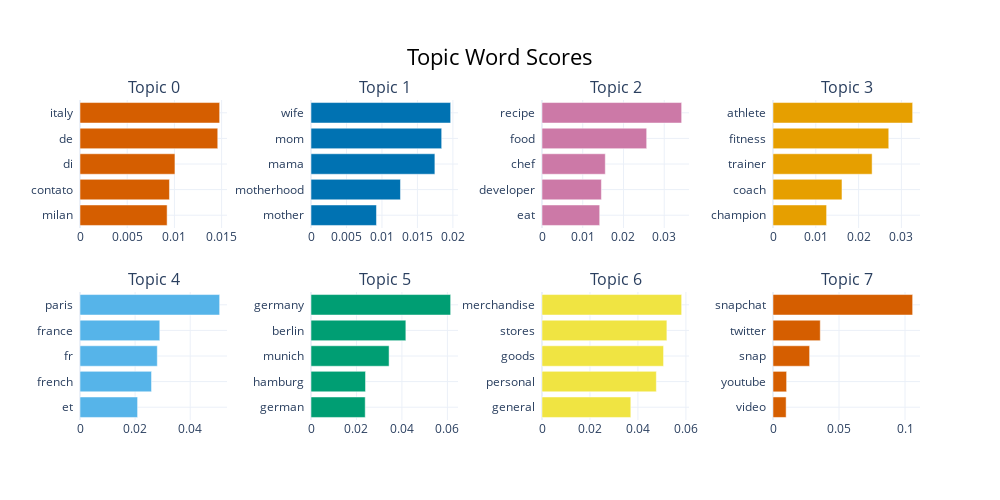

The code cell stored with this chart in its notebook:
### Code cell
topic_model.visualize_barchart()

### Figure 1 — Plotly figure (JSON) as saved in the notebook; plotly's stock layout.template omitted (floating-point values rounded to 4 significant figures)
{"data": [{"marker": {"color": "#D55E00"}, "orientation": "h", "x": [0.009228, 0.009475, 0.01006, 0.01459, 0.01479], "y": ["milan  ", "contato  ", "di  ", "de  ", "italy  "], "type": "bar", "xaxis": "x", "yaxis": "y"}, {"marker": {"color": "#0072B2"}, "orientation": "h", "x": [0.009229, 0.01261, 0.01746, 0.01842, 0.01968], "y": ["mother  ", "motherhood  ", "mama  ", "mom  ", "wife  "], "type": "bar", "xaxis": "x2", "yaxis": "y2"}, {"marker": {"color": "#CC79A7"}, "orientation": "h", "x": [0.01416, 0.01458, 0.01554, 0.0257, 0.03428], "y": ["eat  ", "developer  ", "chef  ", "food  ", "recipe  "], "type": "bar", "xaxis": "x3", "yaxis": "y3"}, {"marker": {"color": "#E69F00"}, "orientation": "h", "x": [0.01252, 0.01612, 0.02316, 0.02704, 0.03263], "y": ["champion  ", "coach  ", "trainer  ", "fitness  ", "athlete  "], "type": "bar", "xaxis": "x4", "yaxis": "y4"}, {"marker": {"color": "#56B4E9"}, "orientation": "h", "x": [0.02091, 0.02596, 0.02806, 0.02896, 0.05069], "y": ["et  ", "french  ", "fr  ", "france  ", "paris  "], "type": "bar", "xaxis": "x5", "yaxis": "y5"}, {"marker": {"color": "#009E73"}, "orientation": "h", "x": [0.02385, 0.02398, 0.03434, 0.04172, 0.06143], "y": ["german  ", "hamburg  ", "munich  ", "berlin  ", "germany  "], "type": "bar", "xaxis": "x6", "yaxis": "y6"}, {"marker": {"color": "#F0E442"}, "orientation": "h", "x": [0.03703, 0.04768, 0.05068, 0.05207, 0.05823], "y": ["general  ", "personal  ", "goods  ", "stores  ", "merchandise  "], "type": "bar", "xaxis": "x7", "yaxis": "y7"}, {"marker": {"color": "#D55E00"}, "orientation": "h", "x": [0.009946, 0.01031, 0.02774, 0.03581, 0.1058], "y": ["video  ", "youtube  ", "snap  ", "twitter  ", "snapchat  "], "type": "bar", "xaxis": "x8", "yaxis": "y8"}], "layout": {"xaxis": {"anchor": "y", "domain": [0.0, 0.175], "showgrid": true}, "yaxis": {"anchor": "x", "domain": [0.6, 1.0], "showgrid": true}, "xaxis2": {"anchor": "y2", "domain": [0.275, 0.45], "showgrid": true}, "yaxis2": {"anchor": "x2", "domain": [0.6, 1.0], "showgrid": true}, "xaxis3": {"anchor": "y3", "domain": [0.55, 0.725], "showgrid": true}, "yaxis3": {"anchor": "x3", "domain": [0.6, 1.0], "showgrid": true}, "xaxis4": {"anchor": "y4", "domain": [0.825, 1.0], "showgrid": true}, "yaxis4": {"anchor": "x4", "domain": [0.6, 1.0], "showgrid": true}, "xaxis5": {"anchor": "y5", "domain": [0.0, 0.175], "showgrid": true}, "yaxis5": {"anchor": "x5", "domain": [0.0, 0.4], "showgrid": true}, "xaxis6": {"anchor": "y6", "domain": [0.275, 0.45], "showgrid": true}, "yaxis6": {"anchor": "x6", "domain": [0.0, 0.4], "showgrid": true}, "xaxis7": {"anchor": "y7", "domain": [0.55, 0.725], "showgrid": true}, "yaxis7": {"anchor": "x7", "domain": [0.0, 0.4], "showgrid": true}, "xaxis8": {"anchor": "y8", "domain": [0.825, 1.0], "showgrid": true}, "yaxis8": {"anchor": "x8", "domain": [0.0, 0.4], "showgrid": true}, "annotations": [{"font": {"size": 16}, "showarrow": false, "text": "Topic 0", "x": 0.0875, "xanchor": "center", "xref": "paper", "y": 1.0, "yanchor": "bottom", "yref": "paper"}, {"font": {"size": 16}, "showarrow": false, "text": "Topic 1", "x": 0.3625, "xanchor": "center", "xref": "paper", "y": 1.0, "yanchor": "bottom", "yref": "paper"}, {"font": {"size": 16}, "showarrow": false, "text": "Topic 2", "x": 0.6375, "xanchor": "center", "xref": "paper", "y": 1.0, "yanchor": "bottom", "yref": "paper"}, {"font": {"size": 16}, "showarrow": false, "text": "Topic 3", "x": 0.9125, "xanchor": "center", "xref": "paper", "y": 1.0, "yanchor": "bottom", "yref": "paper"}, {"font": {"size": 16}, "showarrow": false, "text": "Topic 4", "x": 0.0875, "xanchor": "center", "xref": "paper", "y": 0.4, "yanchor": "bottom", "yref": "paper"}, {"font": {"size": 16}, "showarrow": false, "text": "Topic 5", "x": 0.3625, "xanchor": "center", "xref": "paper", "y": 0.4, "yanchor": "bottom", "yref": "paper"}, {"font": {"size": 16}, "showarrow": false, "text": "Topic 6", "x": 0.6375, "xanchor": "center", "xref": "paper", "y": 0.4, "yanchor": "bottom", "yref": "paper"}, {"font": {"size": 16}, "showarrow": false, "text": "Topic 7", "x": 0.9125, "xanchor": "center", "xref": "paper", "y": 0.4, "yanchor": "bottom", "yref": "paper"}], "title": {"font": {"size": 22, "color": "Black"}, "text": "Topic Word Scores", "x": 0.5, "xanchor": "center", "yanchor": "top"}, "hoverlabel": {"font": {"size": 16, "family": "Rockwell"}, "bgcolor": "white"}, "showlegend": false, "width": 1000, "height": 500}}
